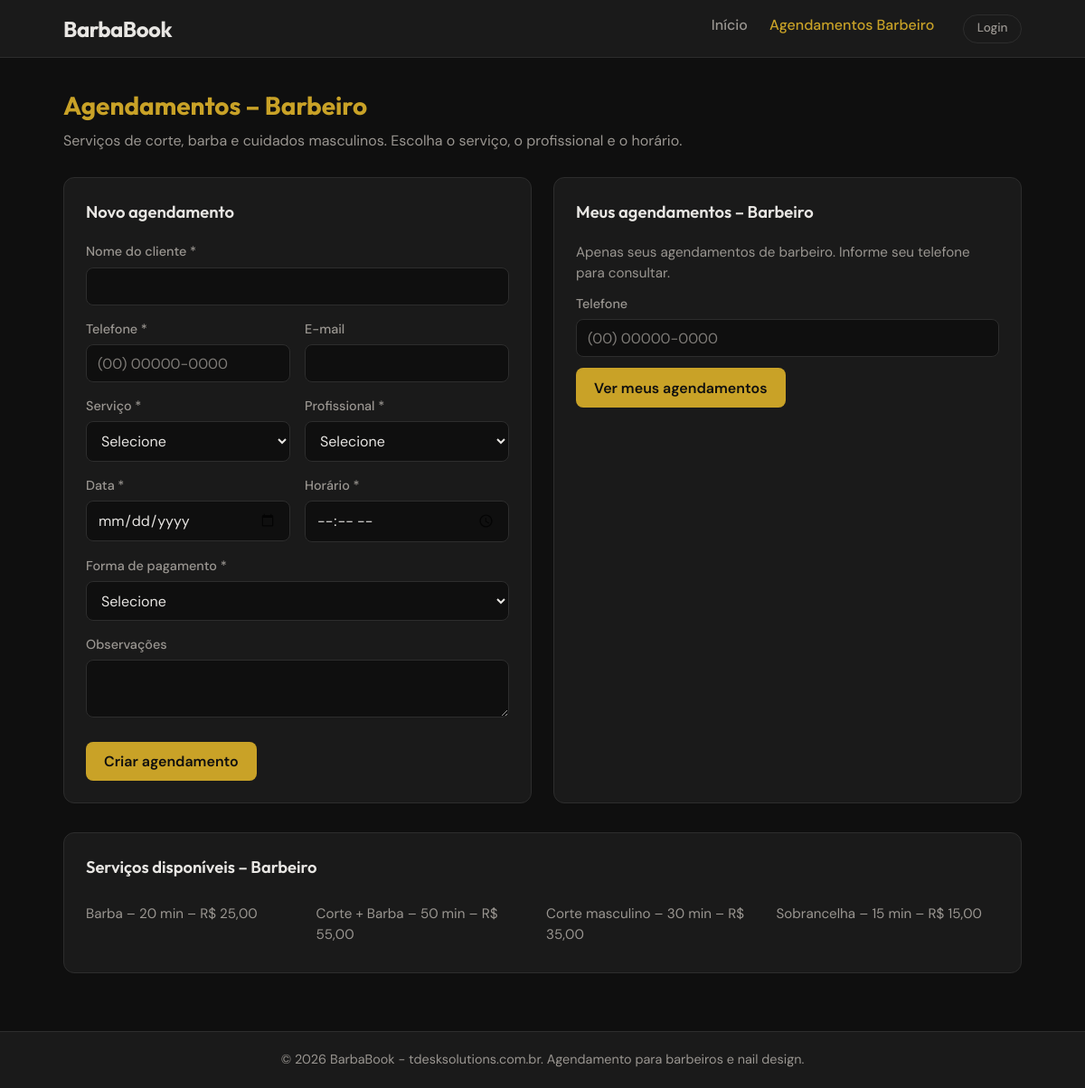
Screenshot of /barbeiro/agendamentos.php with the database file from the repository.
### tables this page shows
CREATE TABLE servicos (
  id INT UNSIGNED NOT NULL AUTO_INCREMENT,
  modalidade_id TINYINT UNSIGNED NOT NULL,
  nome VARCHAR(120) NOT NULL,
  duracao_minutos SMALLINT UNSIGNED NOT NULL DEFAULT 30,
  preco DECIMAL(10,2) NOT NULL DEFAULT 0.00,
  ativo TINYINT(1) NOT NULL DEFAULT 1,
  PRIMARY KEY (id),
  KEY fk_servicos_modalidade (modalidade_id),
  CONSTRAINT fk_servicos_modalidade FOREIGN KEY (modalidade_id) REFERENCES modalidades (id) ON DELETE CASCADE
);

### barbeiro/agendamentos.php (the view, shortened to what this page needs)
<?php
require_once __DIR__ . '/../config/bootstrap.php';
$modality  = 'barbeiro';
$servicos         = [];
$estabelecimento  = null;
try {
    $midBarbeiro = (int) $pdo->query("SELECT id FROM modalidades WHERE slug = 'barbeiro' LIMIT 1")->fetchColumn();
    $sqlServ = "SELECT id, nome, duracao_minutos, preco FROM servicos WHERE modalidade_id = ? AND ativo = 1";
    $paramsServ = [$midBarbeiro];
    $sqlServ .= " ORDER BY nome";
    $stmtServ = $pdo->prepare($sqlServ);
    $stmtServ->execute($paramsServ);
    $servicos = $stmtServ->fetchAll(PDO::FETCH_ASSOC);
} catch (PDOException $e) {
    $erro = 'Não foi possível carregar serviços ou profissionais.';
}
$consulta_telefone = trim((string) ($_GET['consulta_telefone'] ?? $_POST['consulta_telefone'] ?? ''));
require_once __DIR__ . '/../includes/header.php';
?>
<section class="agendamentos-page">
  <div class="container">
    <h1 class="page-title">Agendamentos – Barbeiro<?= $estabelecimento ? ' – ' . htmlspecialchars($estabelecimento['nome']) : '' ?></h1>
    <p class="page-desc">Serviços de corte, barba e cuidados masculinos. Escolha o serviço, o profissional e o horário.</p>
    <div class="grid-two">
      <div class="card form-card">
        <h2>Novo agendamento</h2>
        <form method="post" class="form-agendamento">
          <div class="form-group">
            <label for="cliente_nome">Nome do cliente *</label>
            <input type="text" id="cliente_nome" name="cliente_nome" required
                   value="<?= htmlspecialchars($_POST['cliente_nome'] ?? '') ?>">
          </div>
          <div class="form-row">
            <div class="form-group">
              <label for="cliente_telefone">Telefone *</label>
              <input type="tel" id="cliente_telefone" name="cliente_telefone" required
                     value="<?= htmlspecialchars($_POST['cliente_telefone'] ?? '') ?>">
            </div>
            <div class="form-group">
              <label for="cliente_email">E-mail</label>
              <input type="email" id="cliente_email" name="cliente_email"
                     value="<?= htmlspecialchars($_POST['cliente_email'] ?? '') ?>">
            </div>
          </div>
          <div class="form-row">
            <div class="form-group">
              <label for="servico_id">Serviço *</label>
              <select id="servico_id" name="servico_id" required>
                <option value="">Selecione</option>
              </select>
            </div>
            <div class="form-group">
              <label for="profissional_id">Profissional *</label>
              <select id="profissional_id" name="profissional_id" required>
                <option value="">Selecione</option>
              </select>
            </div>
          </div>
          <div class="form-row">
            <div class="form-group">
              <label for="data_agendamento">Data *</label>
              <input type="date" id="data_agendamento" name="data_agendamento" required
                     value="<?= htmlspecialchars($_POST['data_agendamento'] ?? '') ?>">
            </div>
            <div class="form-group">
              <label for="hora_inicio">Horário *</label>
              <input type="time" id="hora_inicio" name="hora_inicio" required
                     value="<?= htmlspecialchars($_POST['hora_inicio'] ?? '') ?>">
            </div>
          </div>
          <div class="form-group">
            <label for="forma_pagamento">Forma de pagamento *</label>
            <select id="forma_pagamento" name="forma_pagamento" required>
              <option value="">Selecione</option>
            </select>
          </div>
          <div class="form-group">
            <label for="observacoes">Observações</label>
            <textarea id="observacoes" name="observacoes" rows="2"><?= htmlspecialchars($_POST['observacoes'] ?? '') ?></textarea>
          </div>
          <button type="submit" class="btn btn-primary">Criar agendamento</button>
        </form>
      </div>
      <div class="card list-card">
        <h2>Meus agendamentos – Barbeiro</h2>
        <p class="empty-msg" style="margin-bottom:0.75rem;">Apenas seus agendamentos de barbeiro. Informe seu telefone para consultar.</p>
        <form method="get" class="form-agendamento" style="margin-bottom:1rem;">
          <div class="form-group" style="margin-bottom:0.5rem;">
            <label for="consulta_telefone">Telefone</label>
            <input type="tel" id="consulta_telefone" name="consulta_telefone" placeholder="(00) 00000-0000"
                   value="<?= htmlspecialchars($consulta_telefone) ?>">
          </div>
          <button type="submit" class="btn btn-primary">Ver meus agendamentos</button>
        </form>
      </div>
    </div>
    <div class="servicos-box card">
      <h2>Serviços disponíveis – Barbeiro</h2>
      <ul class="servicos-list">
        <?php foreach ($servicos as $s): ?>
          <li><?= htmlspecialchars($s['nome']) ?> – <?= (int)$s['duracao_minutos'] ?> min – R$ <?= number_format((float)$s['preco'], 2, ',', '.') ?></li>
        <?php endforeach; ?>
      </ul>
    </div>
  </div>
</section>
<?php require_once __DIR__ . '/../includes/footer.php'; ?>

### includes/header.php (shortened to what this page needs)
<?php
$base = SITE_BASE ?: '';
?>
<!DOCTYPE html>
<html lang="pt-BR">
<head>
  <link rel="stylesheet" href="<?= $base ?>/assets/css/style.css">
</head>
<body class="<?= $modality ? "modality-{$modality}" : '' ?>">
  <header class="site-header">
    <div class="container header-inner">
      <a href="<?= $base ?>/" class="logo">BarbaBook</a>
      <nav class="nav-main">
        <a href="<?= $base ?>/">Início</a>
        <?php if ($modality === 'barbeiro'): ?>
          <a href="<?= $base ?>/barbeiro/agendamentos.php">Agendamentos Barbeiro</a>
        <?php elseif ($modality === 'nails'): ?>
          <a href="<?= $base ?>/nails/agendamentos.php">Agendamentos Nails</a>
        <?php else: ?>
          <a href="<?= $base ?>/barbeiro/agendamentos.php">Barbeiro</a>
          <a href="<?= $base ?>/nails/agendamentos.php">Nails</a>
        <?php endif; ?>
        <a href="<?= $base ?>/admin/login.php" class="nav-login">Login</a>
      </nav>
    </div>
  </header>
  <main class="main-content">

### includes/footer.php (shortened to what this page needs)
  </main>
  <footer class="site-footer">
    <div class="container">
      <p>&copy; <?= date('Y') ?> BarbaBook - tdesksolutions.com.br. Agendamento para barbeiros e nail design.</p>
    </div>
  </footer>
</body>
</html>

### assets/css/style.css (style rules this page uses)
:root { --bg: #0f0f0f; --bg-card: #1a1a1a; --bg-card-hover: #222; --text: #e8e6e3; --text-muted: #9a9691; --accent-barbeiro: #c9a227; --accent-barbeiro-soft: rgba(201, 162, 39, 0.15); --accent-nails: #d4738a; --accent-nails-soft: rgba(212, 115, 138, 0.15); --border: #2d2d2d; --success: #4a9b6f; --error: #c75c5c; --radius: 12px; --font-head: 'Outfit', sans-serif; --font-body: 'DM Sans', sans-serif; }
* { box-sizing: border-box; }
body { margin: 0; font-family: var(--font-body); font-size: 16px; line-height: 1.5; color: var(--text); background: var(--bg); min-height: 100vh; display: flex; flex-direction: column; }
.main-content { flex: 1; padding: 2rem 0 4rem; }
.container { max-width: 1100px; margin: 0 auto; padding: 0 1.25rem; }
.site-header { background: var(--bg-card); border-bottom: 1px solid var(--border); padding: 0.85rem 0; }
.header-inner { display: flex; align-items: center; justify-content: space-between; flex-wrap: wrap; gap: 0.75rem; }
.logo { font-family: var(--font-head); font-weight: 700; font-size: 1.5rem; color: var(--text); text-decoration: none; letter-spacing: -0.02em; }
.nav-main { display: flex; gap: 1.5rem; flex-wrap: wrap; }
.nav-main a { color: var(--text-muted); text-decoration: none; font-weight: 500; transition: color 0.2s; }
.nav-login { margin-left: 0.5rem; padding: 0.3rem 0.9rem; border-radius: 999px; border: 1px solid var(--border); font-size: 0.85rem; }
body.modality-barbeiro .nav-main a[href*="barbeiro"] { color: var(--accent-barbeiro); }
.modality-barbeiro { border-color: rgba(201, 162, 39, 0.35); }
.agendamentos-page .page-title { font-family: var(--font-head); font-size: 1.75rem; margin: 0 0 0.35rem; font-weight: 700; }
.agendamentos-page .page-desc { color: var(--text-muted); margin: 0 0 1.75rem; }
body.modality-barbeiro .agendamentos-page .page-title { color: var(--accent-barbeiro); }
.grid-two { display: grid; grid-template-columns: 1fr 1fr; gap: 1.5rem; margin-bottom: 2rem; }
.card { background: var(--bg-card); border: 1px solid var(--border); border-radius: var(--radius); padding: 1.5rem; }
.card h2 { font-family: var(--font-head); font-size: 1.15rem; margin: 0 0 1.25rem; font-weight: 600; }
.form-agendamento .form-group { margin-bottom: 1rem; }
.form-agendamento label { display: block; margin-bottom: 0.35rem; font-size: 0.9rem; font-weight: 500; color: var(--text-muted); }
.form-agendamento input, .form-agendamento select, .form-agendamento textarea { width: 100%; padding: 0.6rem 0.75rem; font-family: inherit; font-size: 1rem; color: var(--text); background: var(--bg); border: 1px solid var(--border); border-radius: 8px; }
.form-agendamento input[type="date"], .form-agendamento input[type="time"] { cursor: pointer; min-height: 2.5rem; }
.form-agendamento input[type="tel"]::placeholder { color: var(--text-muted); opacity: 0.8; }
.form-row { display: grid; grid-template-columns: 1fr 1fr; gap: 1rem; }
.btn { display: inline-block; padding: 0.7rem 1.25rem; font-family: inherit; font-size: 1rem; font-weight: 600; border: none; border-radius: 8px; cursor: pointer; transition: opacity 0.2s, transform 0.1s; }
.btn-primary { background: var(--accent-barbeiro); color: #0f0f0f; margin-top: 0.25rem; }
.empty-msg { color: var(--text-muted); margin: 0; font-size: 0.95rem; }
.servicos-box { margin-top: 0.5rem; }
.servicos-list { list-style: none; padding: 0; margin: 0; display: grid; grid-template-columns: repeat(auto-fill, minmax(220px, 1fr)); gap: 0.5rem; }
.servicos-list li { padding: 0.4rem 0; color: var(--text-muted); font-size: 0.95rem; }
.site-footer { background: var(--bg-card); border-top: 1px solid var(--border); padding: 1.25rem 0; margin-top: auto; }
.site-footer p { margin: 0; font-size: 0.9rem; color: var(--text-muted); text-align: center; }

### rows the page displays
servicos: nome "Barba", duracao_minutos "20", preco "25,00"
servicos: nome "Corte + Barba", duracao_minutos "50", preco "55,00"
servicos: nome "Corte masculino", duracao_minutos "30", preco "35,00"
servicos: nome "Sobrancelha", duracao_minutos "15", preco "15,00"
